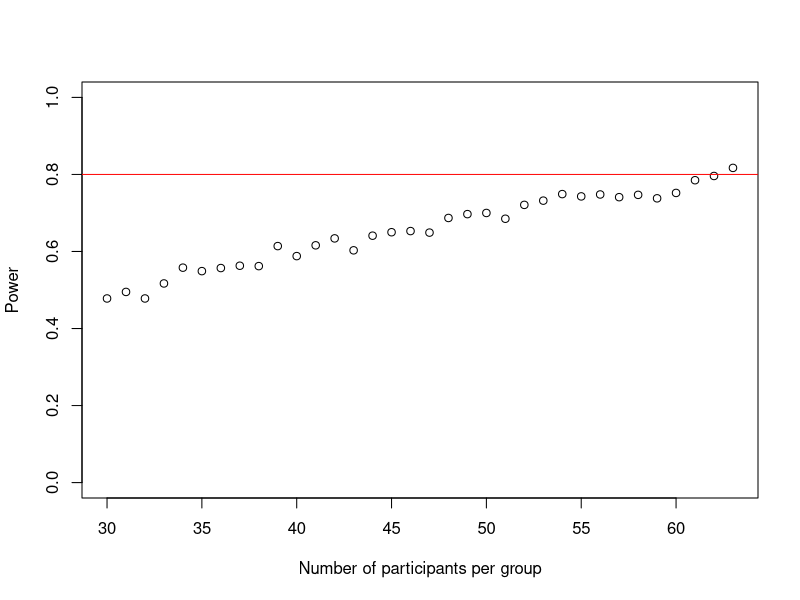
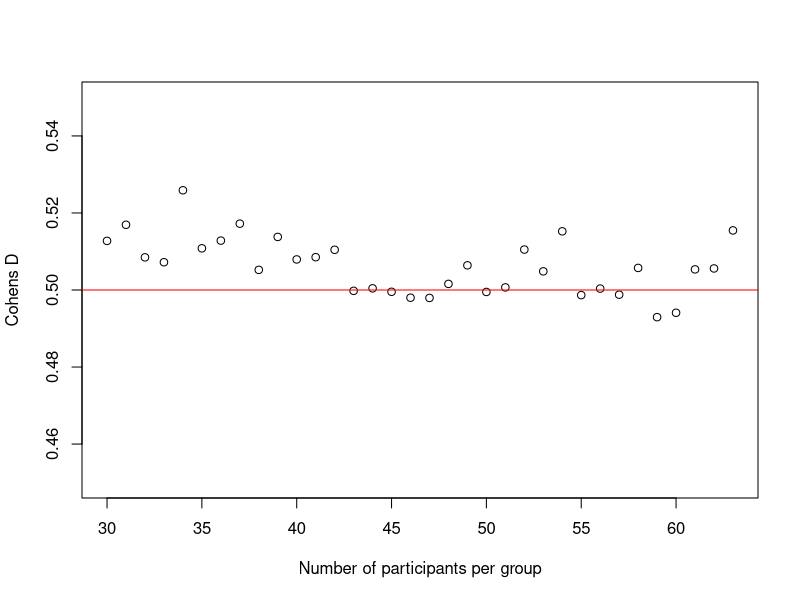

Recreate these plots in R, in order. (Note: this script raises an error after producing the figures.)
#### basic t-test simulation #### 
# (for more info see https://www.r-bloggers.com/2020/05/power-analysis-by-data-simulation-in-r-part-ii/)
# This is for two groups with known mean and SD (example uses fixed sample size for now, to demonstrate)
set.seed(1)
n_sims <- 1000 #number of simulations to run
p_vals <- c() #initialize collection of p_vals
for(i in 1:n_sims){
  group1 <- rnorm(30,1,2) # group 1 for 30 subjects, mean of 1 and SD of 2
  group2 <- rnorm(30,0,2) # group 2 for 30 subjects, mean of 1 and SD of 2
  p_vals[i] <- t.test(group1, group2, paired=FALSE,var.equal=TRUE, conf.level = 0.95)$p.value
}
mean(p_vals < .05) # calculate power as the proportion of p-values smaller than .05

#### 2 group t-test for a variety of increasing sample sizes ####
# looping through different sample sizes (slow)
set.seed(1)
n_sims <- 1000 # we want 1000 simulations
p_vals <- c()
power_at_n <- c(0) # this vector will contain the power for each sample-size (it needs the initial 0 for the while-loop to work)
cohens_ds <- c()
cohens_ds_at_n <- c() 
n <- 30 # sample-size 
i <- 2
while(power_at_n[i-1] < .80){ # <-- we want power to be at least 80%
  for(sim in 1:n_sims){
    group1 <- rnorm(n,1,2) # simulate group 1 ... note that sample size is now variable, and gets increased every 1000 (n_sims) number of simulations
    group2 <- rnorm(n,0,2) # simulate group 2
    p_vals[sim] <- t.test(group1, group2, paired = FALSE, var.equal = TRUE, conf.level = 0.95)$p.value # run t-test and extract the p-value
    cohens_ds[sim] <- abs((mean(group1)-mean(group2))/(sqrt((sd(group1)^2+sd(group2)^2)/2))) # we also save the cohens ds that we observed in each simulation
  }
  power_at_n[i] <- mean(p_vals < .05) # check power (i.e. proportion of p-values that are smaller than alpha-level of .05)
  cohens_ds_at_n[i] <- mean(cohens_ds) # calculate means of cohens ds for each sample-size
  n <- n+1 # increase sample-size by 1
  i <- i+1 # increase index of the while-loop by 1 to save power and cohens d to vector
}
power_at_n <- power_at_n[-1] # delete first 0 from the vector
cohens_ds_at_n <- cohens_ds_at_n[-1] # delete first NA from the vector
print(paste0("Sample size for 80% power = ",n-1," with Cohen's d = ",round(cohens_ds_at_n[i-2],2)))

plot(30:(n-1), power_at_n, xlab = "Number of participants per group", ylab = "Power", ylim = c(0,1), axes = TRUE)
abline(h = .80, col = "red")

plot(30:(n-1), cohens_ds_at_n, xlab = "Number of participants per group", ylab = "Cohens D", ylim = c(0.45,0.55), axes = TRUE)
abline(h = .50, col = "red")


#### One-sample repeated measure ####
# (test the T1 and T2 difference as greater than zero, which takes care of correlation/dependency, i.e., no need for correlated variables)
set.seed(1)
n_sims <- 1000 # we want 1000 simulations
p_vals <- c()
power_at_n <- c(0) # this vector will contain the power for each sample-size (it needs the initial 0 for the while-loop to work)
cohens_ds <- c()
cohens_ds_at_n <- c() 
n <- 20 # sample-size (this can be set by user )
i <- 2
while(power_at_n[i-1] < .80){
  for(sim in 1:n_sims){
    difference <- rnorm(n,1,2) # simulate the difference score distribution
    p_vals[sim] <- t.test(difference, mu = 0, conf.level = 0.95)$p.value # run t-test and extract the p-value
    cohens_ds[sim] <- mean(difference)/sd(difference) # we also save the cohens ds that we observed in each simulation 
  }
  power_at_n[i] <- mean(p_vals < .05) # check power (i.e. proportion of p-values that are smaller than alpha-level of .05)
  cohens_ds_at_n[i] <- mean(cohens_ds) # calculate means of cohens ds for each sample-size
  n <- n+1 # increase sample-size by 1 (can be set by user -- may be 5, 10, or whatever to give decent range)
  i <- i+1 # increase index of the while-loop by 1 to save power and cohens d to vector
}
power_at_n <- power_at_n[-1] # delete first 0 from the vector
cohens_ds_at_n <- cohens_ds_at_n[-1] # delete first NA from the vector

plot(2:(n-1), power_at_n, xlab = "Number of participants per group", ylab = "Power", ylim = c(0,1), axes = TRUE)
abline(h = .80, col = "red")

#### Correlated distribution simulation (same as above but now we are simulating the correlation between 2 variables (pre and post)) ####
require(MASS) # load MASS package
## Loading required package: MASS
pre_post_means <- c(pre = 0,post = 1) # define means of pre and post in a vector
pre_sd <- 2 # define sd of pre-measure
post_sd <- 2 # define sd of post-measure
correlation <- 0.5 # define their correlation

sigma <- matrix(c(pre_sd^2, pre_sd*post_sd*correlation, pre_sd*post_sd*correlation, post_sd^2), ncol = 2) # define variance-covariance matrix

set.seed(1)
bivnorm <- data.frame(mvrnorm(10000, pre_post_means, sigma)) # simulate bivariate normal
cor.test(bivnorm$pre,bivnorm$post)

# check out the correlation between the two distributions in 3 dimensions!!
bivnorm_kde <- kde2d(bivnorm[,1], bivnorm[,2], n = 50) # calculate kernel density (i.e. the "height of the cone on the z-axis"; not so important to understand here)
par(mar = c(0, 0, 0, 0)) # tel r not to leave so much space around the plot
persp(bivnorm_kde, phi = 45, theta = 30, xlab = "pre-measure", ylab = "post-measure", zlab = "frequency") # plot the bivariate normal

#Figuring out correlations btw pre and post surveys
names(echo_pre)[c(6:95,97:107)] = paste0('pre_',names(echo_pre)[c(6:95,97:107)])
names(echo_post)[c(6:95,97:107)] = paste0('post_',names(echo_post)[c(6:95,97:107)])
echo = merge(echo_pre[,c(3:4,96:107)],echo_post[,c(3:4,96:107)])
cor(echo$pre_Q41_avg,echo$post_Q41_avg,use="complete.obs")
cor(echo$pre_Q38_avg,echo$post_Q38_avg,use="complete.obs")
cor(echo$pre_q25_internal_count,echo$post_q25_internal_count)
cor(echo$pre_q34_internal_count,echo$post_q34_internal_count)
cor(echo$pre_q48_internal_count,echo$post_q48_internal_count)

# Now simulate bivariate normal-distribution, with 3 different possible correlations
# mu, sd, and cor based on consolidated same participants data
#Q41 
mu_pre_post <- c(pre = 3.29, post = 3.33) #mean of a question
sd_pre <- .528
sd_post <- .529 #sd of a question
correlations <- c(0.5, 0.58, 0.65)

set.seed(1)
n_sims <- 1000 # we want 1000 simulations
p_vals <- c()
# this vector will contain the power for each sample-size (it needs the initial 0 for the while-loop to work)
cohens_ds <- c()

powers_at_cor <- list()
cohens_ds_at_cor <- list()
library(MASS)
for(icor in 1:length(correlations)){ # do a power-simulation for each specified simulation
  n <- 14 # sample-size, I can play around by changing it to see how the power changes 
  i <- 2 # index of the while loop for saving things into the right place in the lists
  power_at_n <- c(0) 
  cohens_ds_at_n <- c() 
  sigma <- matrix(c(sd_pre^2, sd_pre*sd_post*correlations[icor], sd_pre*sd_post*correlations[icor], sd_post^2), ncol = 2) #var-covar matrix
  while(power_at_n[i-1] < 0.9){
    for(sim in 1:n_sims){
      bivnorm <- data.frame(mvrnorm(n, mu_pre_post, sigma)) # simulate the bivariate normal
      p_vals[sim] <- t.test(bivnorm$pre, bivnorm$post, paired = TRUE, var.equal = TRUE, conf.level = 0.95)$p.value # run t-test and extract the p-value
      cohens_ds[sim] <- abs((mean(bivnorm$pre)-mean(bivnorm$post))/(sqrt(sd(bivnorm$pre)^2+sd(bivnorm$post)^2-2*cor(bivnorm$pre, bivnorm$post)*sd(bivnorm$pre)*sd(bivnorm$post)))) # we also save the cohens ds that we observed in each simulation
    }
    power_at_n[i] <- mean(p_vals < .05) # check power (i.e. proportion of p-values that are smaller than alpha-level of .05)
    names(power_at_n)[i] <- n
    cohens_ds_at_n[i] <- mean(cohens_ds) # calculate means of cohens ds for each sample-size
    names(cohens_ds_at_n)[i] <- n
    n <- n+1 # increase sample-size by 1
    i <- i+1 # increase index of the while-loop by 1 to save power and cohens d to vector
  }
  power_at_n <- power_at_n[-1] # delete first 0 from the vector
  cohens_ds_at_n <- cohens_ds_at_n[-1] # delete first NA from the vector
  powers_at_cor[[icor]] <- power_at_n # store the entire power curve for this correlation in a list
  cohens_ds_at_cor[[icor]] <- cohens_ds_at_n # do the same for cohens d
  names(powers_at_cor)[[icor]] <- correlations[icor] # name the power-curve in the list according to the tested correlation
  names(cohens_ds_at_cor)[[icor]] <- correlations[icor] # same for cohens d
}

par(mfrow=c(1,3))
plot(2:(length(powers_at_cor$`0.5`)+1), powers_at_cor$`0.5`, xlab = "Number of participants", ylab = "Power",xlim=c(0,30),ylim = c(0,1), axes = TRUE, main = "correlation = 0.5")
abline(h = .80, col = "red")
plot(2:(length(powers_at_cor$`0.58`)+1), powers_at_cor$`0.58`, xlab = "Number of participants", ylab = "Power",xlim=c(0,30),ylim = c(0,1), axes = TRUE, main = "correlation = 0.58")
abline(h = .80, col = "red")
plot(2:(length(powers_at_cor$`0.65`)+1), powers_at_cor$`0.65`, xlab = "Number of participants", ylab = "Power",xlim=c(0,30),ylim = c(0,1), axes = TRUE, main = "correlation = 0.65")
abline(h = .80, col = "red")

# graph cohen's d
par(mfrow=c(1,3))
plot(2:(length(cohens_ds_at_cor$`0.5`)+1), cohens_ds_at_cor$`0.5`, xlab = "Number of participants", ylab = "Cohens D", ylim = c(0,1), axes = TRUE, main = "correlation = 0.5")
abline(h = .50, col = "red")
plot(2:(length(cohens_ds_at_cor$`0.58`)+1), cohens_ds_at_cor$`0.58`, xlab = "Number of participants", ylab = "Cohens D", ylim = c(0,1), axes = TRUE, main = "correlation = 0.58")
abline(h = .50, col = "red")
plot(2:(length(cohens_ds_at_cor$`0.65`)+1), cohens_ds_at_cor$`0.65`, xlab = "Number of participants", ylab = "Cohens D", ylim = c(0,10), axes = TRUE, main = "correlation = 0.65")
abline(h = .50, col = "red")

#Q38
mu_pre_post <- c(pre = 3.75, post = 4.09) #mean of a question
sd_pre <- .802
sd_post <- .51 #sd of a question
correlations <- c(0.5, 0.58, 0.65)

set.seed(1)
n_sims <- 1000 # we want 1000 simulations
p_vals <- c()
# this vector will contain the power for each sample-size (it needs the initial 0 for the while-loop to work)
cohens_ds <- c()

powers_at_cor <- list()
cohens_ds_at_cor <- list()
for(icor in 1:length(correlations)){ # do a power-simulation for each specified simulation
  n <- 14 # sample-size, I can play around by changing it to see how the power changes 
  i <- 2 # index of the while loop for saving things into the right place in the lists
  power_at_n <- c(0) 
  cohens_ds_at_n <- c() 
  sigma <- matrix(c(sd_pre^2, sd_pre*sd_post*correlations[icor], sd_pre*sd_post*correlations[icor], sd_post^2), ncol = 2) #var-covar matrix
  while(power_at_n[i-1] < .90){
    for(sim in 1:n_sims){
      bivnorm <- data.frame(mvrnorm(n, mu_pre_post, sigma)) # simulate the bivariate normal
      p_vals[sim] <- t.test(bivnorm$pre, bivnorm$post, paired = TRUE, var.equal = TRUE, conf.level = 0.95)$p.value # run t-test and extract the p-value
      cohens_ds[sim] <- abs((mean(bivnorm$pre)-mean(bivnorm$post))/(sqrt(sd(bivnorm$pre)^2+sd(bivnorm$post)^2-2*cor(bivnorm$pre, bivnorm$post)*sd(bivnorm$pre)*sd(bivnorm$post)))) # we also save the cohens ds that we observed in each simulation
    }
    power_at_n[i] <- mean(p_vals < .05) # check power (i.e. proportion of p-values that are smaller than alpha-level of .05)
    names(power_at_n)[i] <- n
    cohens_ds_at_n[i] <- mean(cohens_ds) # calculate means of cohens ds for each sample-size
    names(cohens_ds_at_n)[i] <- n
    n <- n+1 # increase sample-size by 1
    i <- i+1 # increase index of the while-loop by 1 to save power and cohens d to vector
  }
  power_at_n <- power_at_n[-1] # delete first 0 from the vector
  cohens_ds_at_n <- cohens_ds_at_n[-1] # delete first NA from the vector
  powers_at_cor[[icor]] <- power_at_n # store the entire power curve for this correlation in a list
  cohens_ds_at_cor[[icor]] <- cohens_ds_at_n # do the same for cohens d
  names(powers_at_cor)[[icor]] <- correlations[icor] # name the power-curve in the list according to the tested correlation
  names(cohens_ds_at_cor)[[icor]] <- correlations[icor] # same for cohens d
}

par(mfrow=c(1,3))
plot(2:(length(powers_at_cor$`0.5`)+1), powers_at_cor$`0.5`, xlab = "Number of participants", ylab = "Power", xlim=c(0,25),ylim = c(0,1), axes = TRUE, main = "correlation = 0.5")
abline(h = .80, col = "red")
plot(2:(length(powers_at_cor$`0.58`)+1), powers_at_cor$`0.58`, xlab = "Number of participants", ylab = "Power", xlim=c(0,25),ylim = c(0,1), axes = TRUE, main = "correlation = 0.58")
abline(h = .80, col = "red")
plot(2:(length(powers_at_cor$`0.65`)+1), powers_at_cor$`0.65`, xlab = "Number of participants", ylab = "Power", xlim=c(0,25),ylim = c(0,1), axes = TRUE, main = "correlation = 0.65")
abline(h = .80, col = "red")

#Q25
mu_pre_post <- c(pre = 3.62, post = 3.87) #mean of a question
sd_pre <- .779
sd_post <- .633 #sd of a question
correlations <- c(0.5, 0.58, 0.65)

set.seed(1)
n_sims <- 1000 # we want 1000 simulations
p_vals <- c()
# this vector will contain the power for each sample-size (it needs the initial 0 for the while-loop to work)
cohens_ds <- c()

powers_at_cor <- list()
cohens_ds_at_cor <- list()
for(icor in 1:length(correlations)){ # do a power-simulation for each specified simulation
  n <- 20 # sample-size, I can play around by changing it to see how the power changes 
  i <- 2 # index of the while loop for saving things into the right place in the lists
  power_at_n <- c(0) 
  cohens_ds_at_n <- c() 
  sigma <- matrix(c(sd_pre^2, sd_pre*sd_post*correlations[icor], sd_pre*sd_post*correlations[icor], sd_post^2), ncol = 2) #var-covar matrix
  while(power_at_n[i-1] < .90){
    for(sim in 1:n_sims){
      bivnorm <- data.frame(mvrnorm(n, mu_pre_post, sigma)) # simulate the bivariate normal
      p_vals[sim] <- t.test(bivnorm$pre, bivnorm$post, paired = TRUE, var.equal = TRUE, conf.level = 0.95)$p.value # run t-test and extract the p-value
      cohens_ds[sim] <- abs((mean(bivnorm$pre)-mean(bivnorm$post))/(sqrt(sd(bivnorm$pre)^2+sd(bivnorm$post)^2-2*cor(bivnorm$pre, bivnorm$post)*sd(bivnorm$pre)*sd(bivnorm$post)))) # we also save the cohens ds that we observed in each simulation
    }
    power_at_n[i] <- mean(p_vals < .05) # check power (i.e. proportion of p-values that are smaller than alpha-level of .05)
    names(power_at_n)[i] <- n
    cohens_ds_at_n[i] <- mean(cohens_ds) # calculate means of cohens ds for each sample-size
    names(cohens_ds_at_n)[i] <- n
    n <- n+1 # increase sample-size by 1
    i <- i+1 # increase index of the while-loop by 1 to save power and cohens d to vector
  }
  power_at_n <- power_at_n[-1] # delete first 0 from the vector
  cohens_ds_at_n <- cohens_ds_at_n[-1] # delete first NA from the vector
  powers_at_cor[[icor]] <- power_at_n # store the entire power curve for this correlation in a list
  cohens_ds_at_cor[[icor]] <- cohens_ds_at_n # do the same for cohens d
  names(powers_at_cor)[[icor]] <- correlations[icor] # name the power-curve in the list according to the tested correlation
  names(cohens_ds_at_cor)[[icor]] <- correlations[icor] # same for cohens d
}

par(mfrow=c(1,3))
plot(2:(length(powers_at_cor$`0.5`)+1), powers_at_cor$`0.5`, xlab = "Number of participants", ylab = "Power", xlim=c(0,30),ylim = c(0,1), axes = TRUE, main = "correlation = 0.5")
abline(h = .80, col = "red")
plot(2:(length(powers_at_cor$`0.58`)+1), powers_at_cor$`0.58`, xlab = "Number of participants", ylab = "Power", xlim=c(0,30),ylim = c(0,1), axes = TRUE, main = "correlation = 0.58")
abline(h = .80, col = "red")
plot(2:(length(powers_at_cor$`0.65`)+1), powers_at_cor$`0.65`, xlab = "Number of participants", ylab = "Power", xlim=c(0,30),ylim = c(0,1), axes = TRUE, main = "correlation = 0.65")
abline(h = .80, col = "red")

#Q34

#Q48
rm(mu_pre_post,sd_pre,sd_post,correlations,n_sims,p_vals,cohens_ds,powers_at_cor,
   cohens_ds_at_cor,power_at_n,cohens_ds_at_n,sigma,n,bivnorm,sim,icor)
